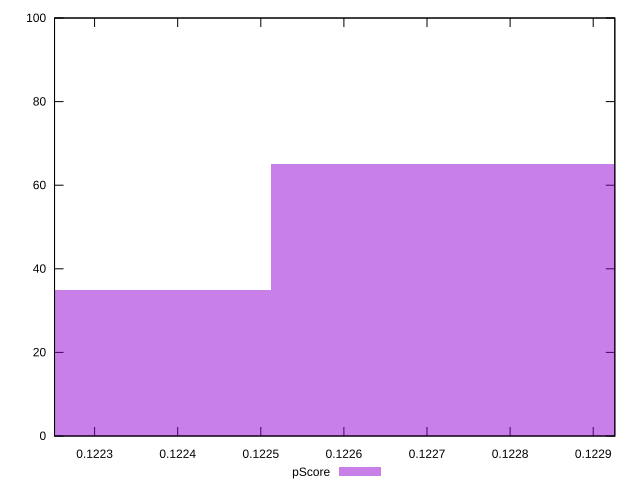

Write gnuplot code to recreate this figure.
reset

$pScore <<EOF
0.12275482104231167 65
0.12226962412119581 35
EOF

set key outside below
set boxwidth 0.0004851969211158564
set xrange [0.12225181154986708:0.12292600290182748]
set yrange [0:100]
set trange [0:100]
set style fill transparent solid 0.5 noborder
set terminal svg size 640, 490 enhanced background rgb 'white'
set output "report_00012_2021-02-09T11:01:39.952Z/uses-long-cache-ttl/samples/pages/pScore/histogram.svg"

plot $pScore title "pScore" with boxes

reset
